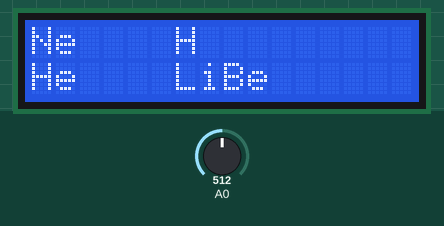
Recording of a sketch running on a simulated Arduino Uno, built with avr-gcc and run on an emulated ATmega328P. On the bench: 16×2 character LCD. The test bench sets the inputs (shaded band); at power-on: A0 = 512.

Above: at 1.2 s.
1.3 s: A0 set to 218
At 1.46 s:
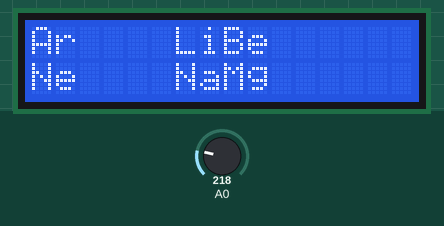
3.4 s: A0 set to 192
At 6.2 s:
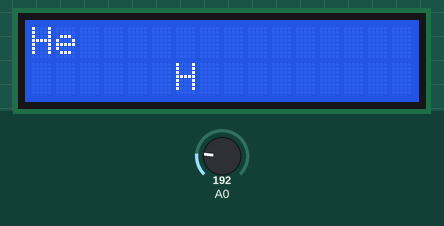
6.4 s: A0 set to 410
At 6.73 s:
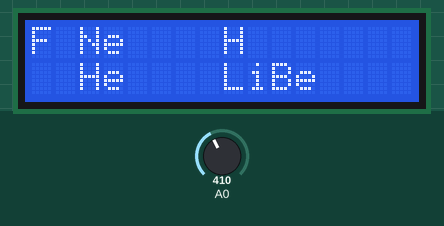
8.7 s: A0 set to 391
At 8.85 s:
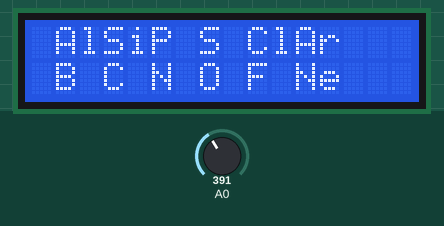
10.8 s: A0 set to 190
At 10.96 s:
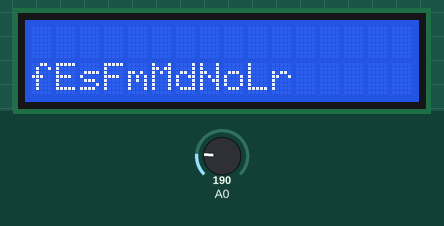
13.8 s: A0 set to 610
At 16.3 s:
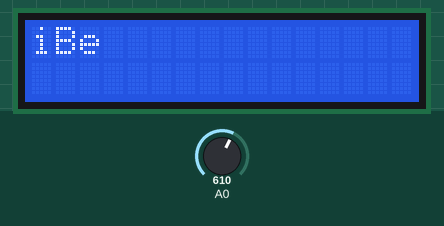
Timing chart, 0 to 17.8 s (numbered marks = the images above; inputs shaded):
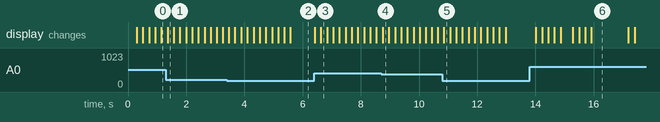

The sketch:

p1_v1.ino
```cpp
#include <LiquidCrystal.h>
LiquidCrystal lcd(8, 9, 4, 5, 6, 7);
const int NX = 64;
const int NY = 12;
char pt[NY][NX] = {
    {"H                                 He"},
    {"LiBe                    B C N O F Ne"},
    {"NaMg                    AlSiP S ClAr"},
    {"K CaScTiV CrMnFeCoNiCuZnGaGeAsSeBrKr"},
    {"RbSrY ZrNbMoTcRuRhPdAgCdInSnSbTeI Xe"},
    {"CsBa  HfTaWReOsIrPtAuHgTlPbBiPoAtRn "},
    {"FrRa  RfDbSgBhHsMtDsRgCnNhFlMcLvTsOg"},
    {"                                    "},
    {"    LaCePrNdPmSmEuGdTbDyHoErTmYbLu  "},
    {"    AcThPaU NpPuAmCmBkCfEsFmMdNoLr  "},
};

int x = 0;
int y = 0;

void setup()
{
  Serial.begin(9600);
  lcd.begin(NX, NY);
  renew(x, y);
}
void renew(int x, int y)
{
  int xp = x;
  String p0 = pt[y];
  String p1 = pt[y + 1];

//  Serial.println(x);
//  Serial.println(xp);

  lcd.clear();

  // right part
  if (x < 0)
  {
    xp = 0;
//    Serial.println("substring: ");
    p0 = p0.substring(-x, NX);
    p1 = p1.substring(-x, NX);
  };

  //    Serial.println("\n");
//  Serial.println(p0);
//  Serial.println(p1);

  lcd.setCursor(xp, 0);
  lcd.print(p0);

  lcd.setCursor(xp, 1);
  lcd.print(p1);

  // Serial output for debugging
  /*  Serial.print(x);
    Serial.print("\t");
    Serial.print(y);
    Serial.print("\n"); */
  /*  for (int i = 0; i < NY; i++)
    {
      Serial.println(pt[i]);
    }; */
}

void loop()
{
  //  int x, y;
  int ADCdata = analogRead(A0);

//  Serial.print(ADCdata);
//  Serial.print("\n");

  if (x < -NX)
  {
    x = -NX;
  };
  if (x >= NX)
  {
    x = (NX - 1);
  };
  if (y < 1)
  {
    y = 0;
  };
  if (y > NY)
  {
    y = (NY - 1);
  };

  lcd.setCursor(x, y);

  if (ADCdata < 60)
  { // right
    x = x - 1;
    renew(x, y);
  }
  else if (ADCdata < 200)
  { // up
    y = y - 1;
    renew(x, y);
  }
  else if (ADCdata < 400)
  { // down
    y = y + 1;
    renew(x, y);
  }
  else if (ADCdata < 600)
  { // left
    x = x + 1;
    renew(x, y);
  }
  else if (ADCdata < 800)
  { // ganz left
    x = x + 3;
    renew(x, y);
  }
/*  else if (ADCdata < 1024)
  { // ganz right
    x = x - 3 ;
    renew(x, y);
  } */
  else
  {
  }
  delay(200);
}
```

Measured:
- the behaviour switches between 200 and 199 on A0 (found by bisection; images 1 and 2)
- the behaviour switches between 400 and 399 on A0 (found by bisection; images 3 and 4)
- after the input at 1.3 s, the display: changes after 0.06 s (image 1)
- after the input at 3.4 s, the display: first changes after 0.06 s (image 2 shows a later state)
- after the input at 6.4 s, the display: first changes at once (image 3 shows a later state)
- after the input at 8.7 s, the display: changes after 0.05 s (image 4)
- after the input at 10.8 s, the display: changes after 0.05 s (image 5)
- after the input at 13.8 s, the display: first changes after 0.21 s (image 6 shows a later state)
